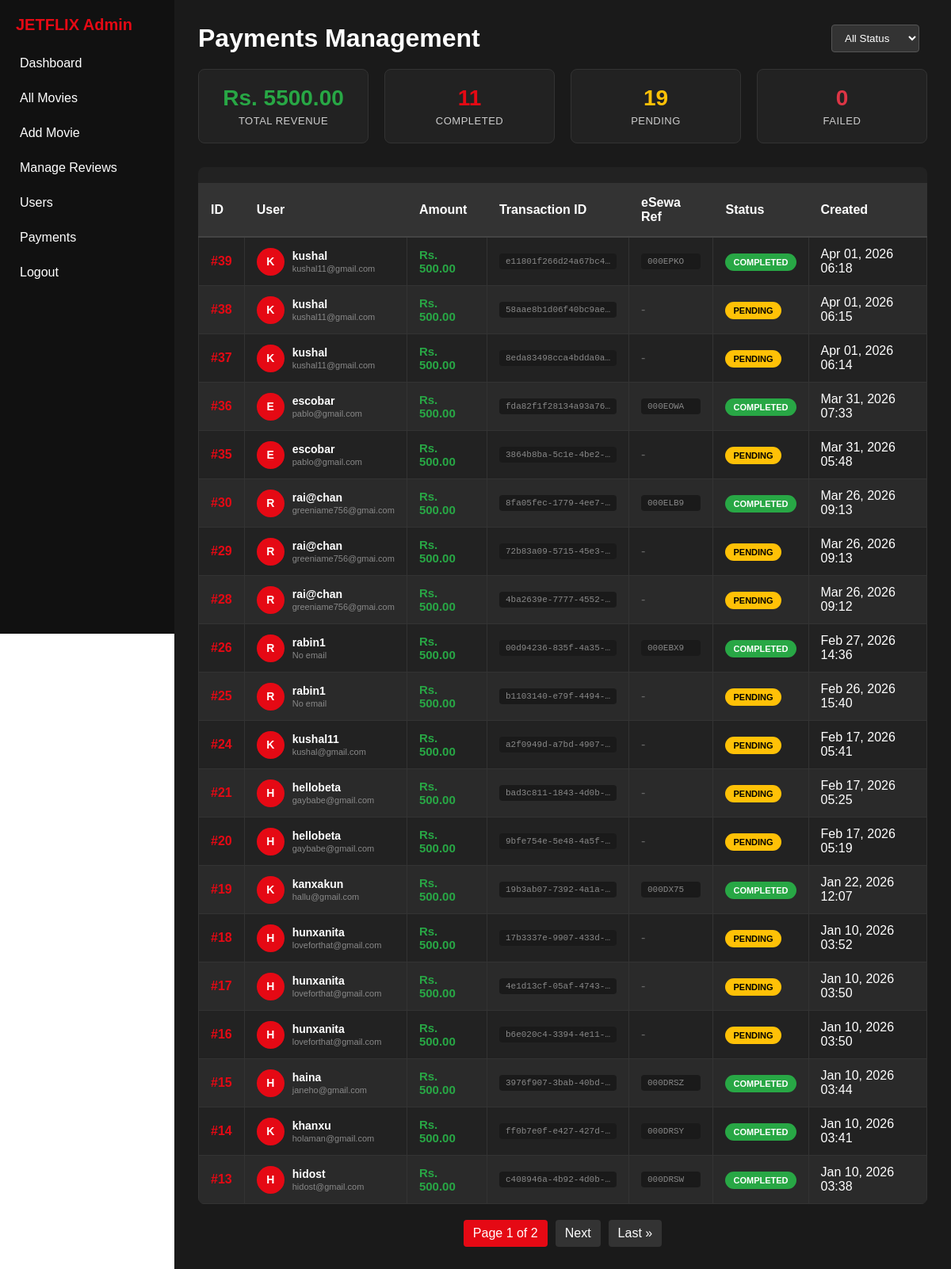
The app's page /adminpanel/payments/ (signed in), older data.
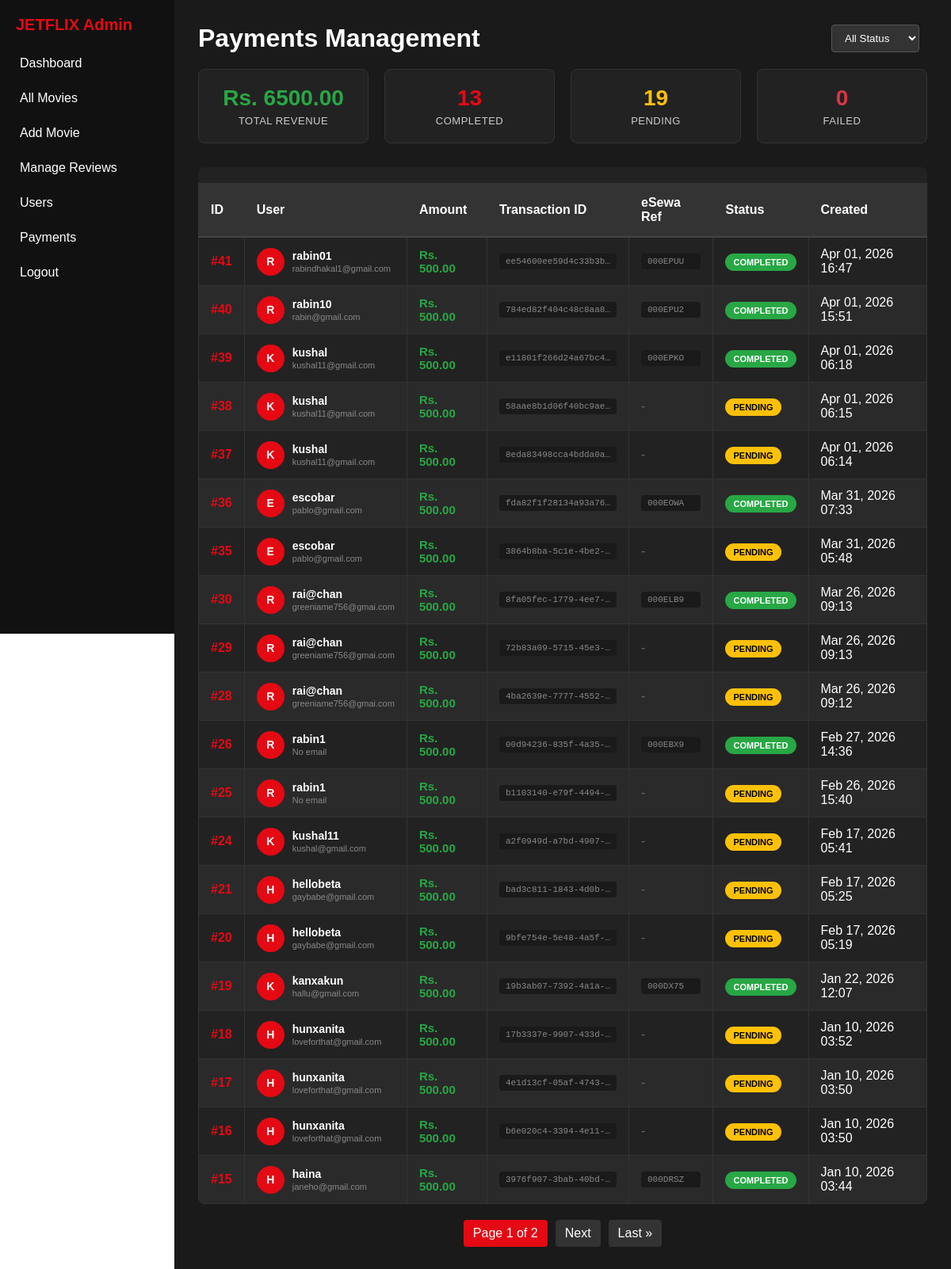
The same page, newer data.
### home/models.py (models this page shows, shortened)
class Payment(models.Model):
    PAYMENT_STATUS = [
        ('pending', 'Pending'),
        ('completed', 'Completed'),
        ('failed', 'Failed'),
    ]
    id = models.AutoField(primary_key=True)
    user = models.ForeignKey(User, on_delete=models.CASCADE, related_name='payments')
    amount = models.DecimalField(max_digits=10, decimal_places=2, default=500.00)
    transaction_id = models.CharField(max_length=100, unique=True)
    esewa_ref_id = models.CharField(max_length=100, blank=True, null=True)
    status = models.CharField(max_length=20, choices=PAYMENT_STATUS, default='pending')
    created_at = models.DateTimeField(auto_now_add=True)

### adminpanel/views.py (the view)
# urls.py: path('payments/', views.manage_payments, name='manage_payments'),
@staff_member_required
def manage_payments(request):
    from home.models import Payment
    from django.db.models import Sum
    payments = Payment.objects.select_related('user').order_by('-created_at')
    total_revenue = Payment.objects.filter(status='completed').aggregate(Sum('amount'))['amount__sum'] or 0
    completed_payments = Payment.objects.filter(status='completed').count()
    pending_payments = Payment.objects.filter(status='pending').count()
    failed_payments = Payment.objects.filter(status='failed').count()
    paginator = Paginator(payments, 20)
    page_number = request.GET.get('page')
    page_obj = paginator.get_page(page_number)
    return render(request, 'adminpanel/manage_payments.html', {
        'page_obj': page_obj,
        'payments': page_obj,
        'total_revenue': total_revenue,
        'completed_payments': completed_payments,
        'pending_payments': pending_payments,
        'failed_payments': failed_payments,
    })

### home/context_processors.py (called while the page is built)
def all_movies(request):
    if request.user.is_authenticated:
        movies = Movie.objects.filter(is_published=True).select_related('language').prefetch_related('genres').all()
        return {'all_movies': movies}
    return {'all_movies': []}

### adminpanel/templates/adminpanel/manage_payments.html (shortened to what this page needs)
{% extends 'adminpanel/base.html' %}
{% block content %}
<div class="payments-header">
  <h1>Payments Management</h1>
  <div>
    <select class="filter-box" id="statusFilter">
      <option value="">All Status</option>
    </select>
  </div>
</div>
<div class="payments-stats">
  <div class="stat-card revenue">
    <div class="stat-number">Rs. {{ total_revenue|floatformat:2 }}</div>
    <div class="stat-label">Total Revenue</div>
  </div>
  <div class="stat-card">
    <div class="stat-number">{{ completed_payments }}</div>
    <div class="stat-label">Completed</div>
  </div>
  <div class="stat-card pending">
    <div class="stat-number">{{ pending_payments }}</div>
    <div class="stat-label">Pending</div>
  </div>
  <div class="stat-card failed">
    <div class="stat-number">{{ failed_payments }}</div>
    <div class="stat-label">Failed</div>
  </div>
</div>
<div class="payments-table">
  <table>
    <thead>
      <tr>
        <th>ID</th>
        <th>User</th>
        <th>Amount</th>
        <th>Transaction ID</th>
        <th>eSewa Ref</th>
        <th>Status</th>
        <th>Created</th>
      </tr>
    </thead>
    <tbody id="paymentsTableBody">
      {% for payment in payments %}
      <tr data-status="{{ payment.status }}">
        <td style="font-weight: 600; color: #e50914;">#{{ payment.id }}</td>
        <td>
          <div class="user-info">
            <div class="user-avatar">
              {{ payment.user.username|first|upper }}
            </div>
            <div class="user-details">
              <h4>{{ payment.user.username }}</h4>
              <p>{{ payment.user.email|default:"No email" }}</p>
            </div>
          </div>
        </td>
        <td class="amount-cell">Rs. {{ payment.amount }}</td>
        <td>
          <div class="transaction-id">{{ payment.transaction_id|truncatechars:20 }}</div>
        </td>
        <td>
          {% if payment.esewa_ref_id %}
            <div class="transaction-id">{{ payment.esewa_ref_id|truncatechars:15 }}</div>
          {% else %}
            <span style="color: #666;">-</span>
          {% endif %}
        </td>
        <td>
          <span class="status-badge status-{{ payment.status }}">
            {{ payment.get_status_display }}
          </span>
        </td>
        <td>{{ payment.created_at|date:"M d, Y H:i" }}</td>
      </tr>
      {% empty %}
      <tr>
        <td colspan="7" style="text-align: center; padding: 40px; color: #888;">
          No payments found.
        </td>
      </tr>
      {% endfor %}
    </tbody>
  </table>
</div>
{% if page_obj.has_other_pages %}
<div class="pagination">
  <span class="current">
    Page {{ page_obj.number }} of {{ page_obj.paginator.num_pages }}
  </span>
  {% if page_obj.has_next %}
    <a href="?page={{ page_obj.next_page_number }}">Next</a>
    <a href="?page={{ page_obj.paginator.num_pages }}">Last &raquo;</a>
  {% endif %}
</div>
{% endif %}
{% endblock %}

Row changes from the older to the newer data that the page shows:
no longer on this page (row unchanged): Payment: id "14", user.username|first "K", user.username "khanxu", user.email "holaman@gmail.com", amount "500.00", transaction_id "ff0b7e0f-e427-427d-…", esewa_ref_id "000DRSY", status "COMPLETED", created_at "Jan 10, 2026 03:41"
no longer on this page (row unchanged): Payment: id "13", user.username|first "H", user.username "hidost", user.email "hidost@gmail.com", amount "500.00", transaction_id "c408946a-4b92-4d0b-…", esewa_ref_id "000DRSW", status "COMPLETED", created_at "Jan 10, 2026 03:38"
added Payment: id "41", user.username|first "R", user.username "rabin01", user.email "rabindhakal1@gmail.com", amount "500.00", transaction_id "ee54600ee59d4c33b3b…", esewa_ref_id "000EPUU", status "COMPLETED", created_at "Apr 01, 2026 16:47"
added Payment: id "40", user.username|first "R", user.username "rabin10", user.email "rabin@gmail.com", amount "500.00", transaction_id "784ed82f404c48c8aa8…", esewa_ref_id "000EPU2", status "COMPLETED", created_at "Apr 01, 2026 15:51"
Text that changed along with them:
{{ total_revenue|floatformat:2 }}: "5500.00" → "6500.00"
{{ completed_payments }}: "11" → "13"
